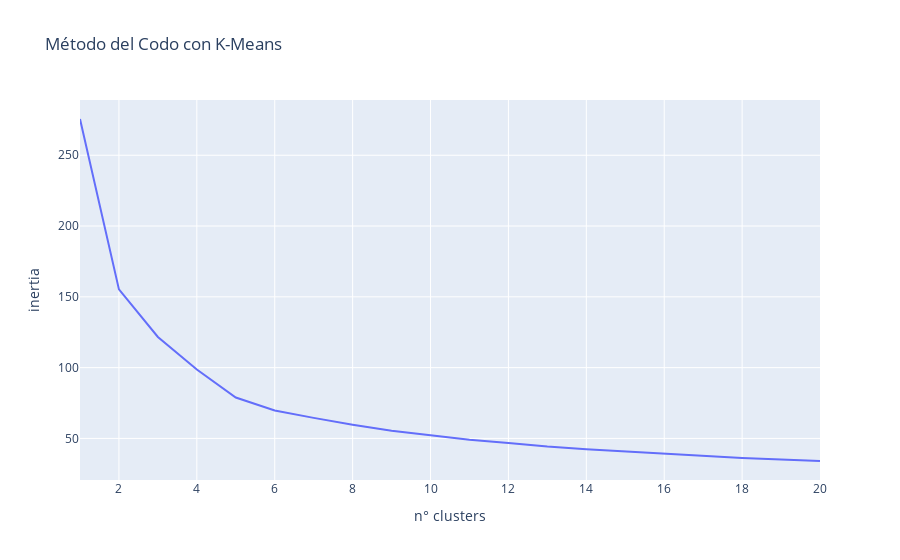

The cell this chart's notebook holds for it:
### Code cell
# Visualización del método del codo
px.line(inertias, x="n° clusters", y="inertia", title="Método del Codo con K-Means")

### Figure 1 — Plotly figure (JSON) as saved in the notebook; plotly's stock layout.template omitted (floating-point values rounded to 4 significant figures)
{"data": [{"hovertemplate": "n° clusters=%{x}<br>inertia=%{y}<extra></extra>", "legendgroup": "", "line": {"color": "#636efa", "dash": "solid"}, "marker": {"symbol": "circle"}, "mode": "lines", "name": "", "orientation": "v", "showlegend": false, "type": "scatter", "x": [1, 2, 3, 4, 5, 6, 7, 8, 9, 10, 11, 12, 13, 14, 15, 16, 17, 18, 19, 20], "xaxis": "x", "y": [275.6, 155.3, 121.7, 98.63, 78.91, 69.69, 64.51, 59.66, 55.4, 52.4, 49.12, 46.8, 44.24, 42.3, 40.77, 39.1, 37.59, 36.24, 35.1, 34.05], "yaxis": "y"}], "layout": {"legend": {"tracegroupgap": 0}, "title": {"text": "Método del Codo con K-Means"}, "xaxis": {"anchor": "y", "domain": [0, 1], "title": {"text": "n° clusters"}}, "yaxis": {"anchor": "x", "domain": [0, 1], "title": {"text": "inertia"}}}}
